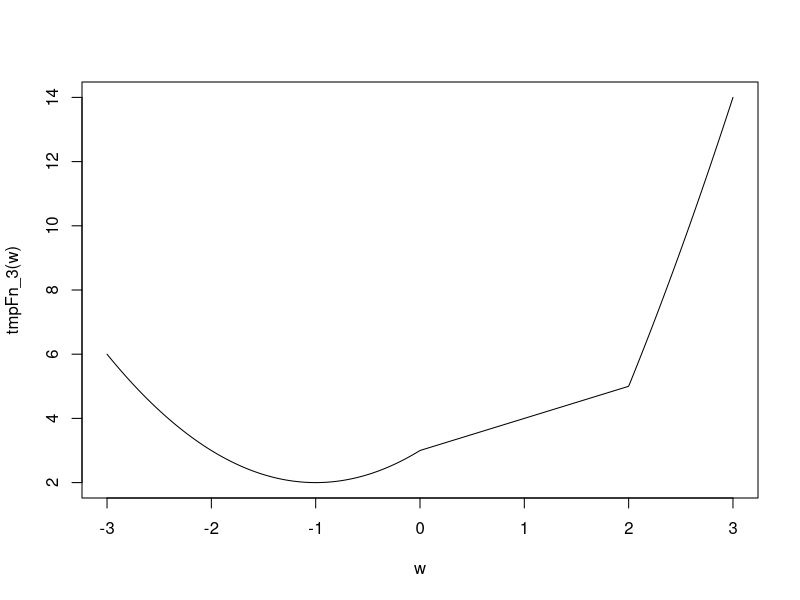

Write the R code that produced this figure.
## ---- chunk 1
knitr::opts_chunk$set(echo = TRUE)
## ---- chunk 2

tmpFn1 <- function(xVec){
  return(xVec^(1:length(xVec)))
}

## simple example
a <- c(2, 5, 3, 8, 2, 4)

b <- tmpFn1(a)
b

## ---- chunk 3
tmpFn2 <- function(xVec2){
  
  n = length(xVec2)
  
  return(xVec2^(1:n)/(1:n))
}



c <- tmpFn2(a)
c


## ---- chunk 4
tmpFn <- function(xVect){
  return((xVect[-c(length(xVect),length(xVect)-1)]+xVect[-c(1,length(xVect))]+xVect[-c(1,2)])/3)
}
tmpFn(c(1:5,6:1))
## ---- chunk 5
tmpFn_3 <- function(x){
  ifelse(x < 0, x^2+2*x+3, ifelse(x < 2, x+3, x^2+4*x-7))
}

w <- seq(-3,3, len=1000)
plot(w, tmpFn_3(w), "l")
## ---- chunk 6
tmpFn_4 <- function(mat){
  mat[mat%%2 == 1] <- 2 * mat[mat%%2 == 1]
  return(mat)
}
mat_4 <- matrix(c(1,1,3,5,2,6,-2,-1,-3),nr=3,byrow=T)
tmpFn_4(mat_4)
## ---- chunk 7
tmpFn_5 <- function(k,n){
  mat <- diag(k, nr=n)
  mat[abs(row(mat)-col(mat))==1] <- 1
  return(mat)
}
tmpFn_5(10,5)
## ---- chunk 8
quadrant <- function(alpha){
alpha%%360%/%90+1
}
quadrant(390)
## ---- chunk 9
weekday <- function(month, day, year) {
        month <- month - 2
        if(month <= 0) {
            month <- month + 12
            year <- year - 1
        }
        cen <- year %/% 100
        year <- year %% 100
        tmp <- floor(2.6*month - 0.2) + day + year + year %/% 4 + cen %/% 4 - 2 * cen
        c("Sunday","Monday","Tuesday","Wednesday","Thursday","Friday","Saturday")[1+tmp%%7]
}
weekday(2,12,2018)
